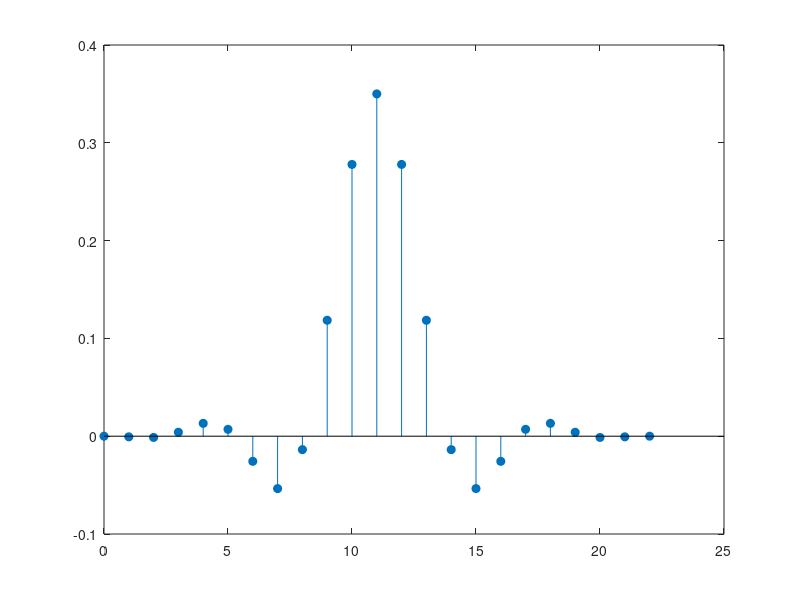

MATLAB code for this plot:
clc;
close all;
clear all;
fp=2000;
fs=5000;
ft=20000;
wp=(2*pi*fp)/ft;
ws=(2*pi*fs)/ft;
del=ws-wp;
wc=(ws+wp)/2;
M=ceil((6.2*pi)/del) +2;
tau=(M-1)/2;
n=0:M-1;
hd=(sin(wc*(n-tau)))./(pi*(n-tau));
hd(tau+1)=0.35;
whan=0.5-0.5*cos(2*pi*n/(M-1));
h=hd.*whan;
stem(n,h,'filled');